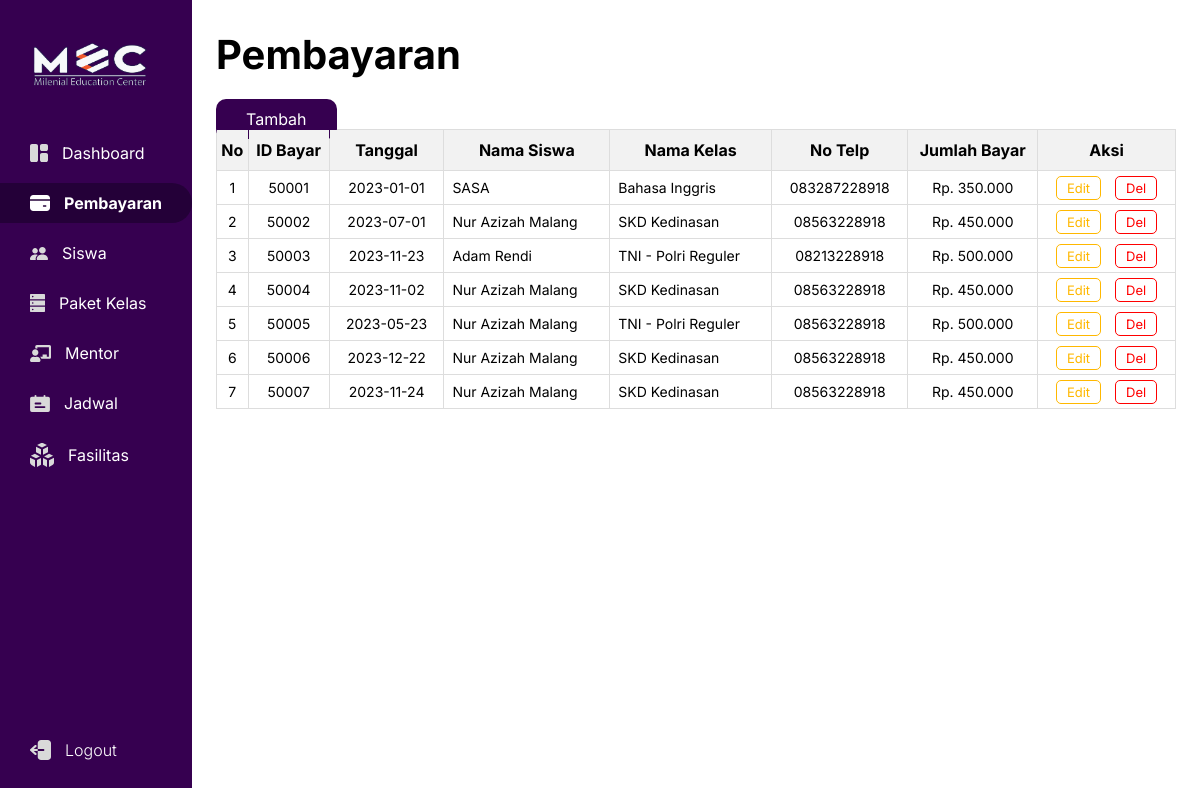
/OOP/pembayaran/index.php, run on the app's committed database.
### tables this page shows
CREATE TABLE `table_pembayaran` (
  `id_bayar` int(11) NOT NULL,
  `tanggal` date NOT NULL,
  `id_siswa` int(11) NOT NULL,
  `id_kelas` int(16) NOT NULL
);

CREATE TABLE `table_siswa` (
  `id_siswa` int(11) NOT NULL,
  `nama` varchar(50) DEFAULT NULL,
  `siswa_no_telp` varchar(255) DEFAULT NULL,
  `tanggal_lahir` date DEFAULT NULL,
  `alamat` varchar(255) DEFAULT NULL,
  `tgl_daftar` date DEFAULT NULL
);

CREATE TABLE `table_paket_kls` (
  `id_kelas` int(16) NOT NULL,
  `nama_kelas` varchar(255) NOT NULL,
  `kapasitas_kelas` int(5) NOT NULL,
  `harga` varchar(10) NOT NULL
);

### OOP/koneksi.php (called while the page is built, shortened)
<?php
class koneksi
{
  private $hostname = "localhost";
  private $username = "root";
  private $password = "";
  private $name = "db_bimbelonline";
  public function __construct()
  {
    $this->koneksi = new mysqli($this->hostname, $this->username, $this->password, $this->name);
  }
}

### OOP/pembayaran/controller.php (called while the page is built, shortened)
<?php
include_once '../koneksi.php';
class Controller extends koneksi
{
    public function query($data)
    {
        $perintah_data = $this->koneksi->query($data);
        return $perintah_data;
    }
    public function ViewRelasiBayar()
    {
        $_ViewRelasi = "SELECT * FROM table_pembayaran
                        INNER JOIN table_siswa ON table_pembayaran.id_siswa = table_siswa.id_siswa
                        INNER JOIN table_paket_kls ON table_pembayaran.id_kelas = table_paket_kls.id_kelas ORDER BY id_bayar ASC";
        $perintah = $this->query($_ViewRelasi);
        return $perintah;
    }
}

### OOP/pembayaran/index.php (the view, shortened to what this page needs)
<?php
require_once '../koneksi.php';
$obj = new controller();
$data = $obj->ViewRelasiBayar();
$no = 1;
?>
<!DOCTYPE html>
<html lang="en">
<head>
    <link rel="stylesheet" href="../../assets/style.css">
</head>
<body>
    <div class="container">
        <section class="left">
            <div class="top">
                <img class="logo" src="../../assets/ikon/Logo-MEC.png" alt="">
            </div>
            <div class="sidebar-menu">
                <ul>
                    <li><a href="../../index.php"> <img src="../../assets/ikon/dashboard.svg" alt=""> Dashboard</a></li>
                    <li><a class="active" href="../pembayaran/index.php"> <img src="../../assets/ikon/active-payment.svg" alt=""> Pembayaran</a></li>
                    <li><a href="../member/member.php"> <img src="../../assets/ikon/Siswa.svg" alt=""> Siswa</a></li>
                    <li><a href="../peket_kelas/index.php"> <img src="../../assets/ikon/Pkt_kelas.svg" alt=""> Paket Kelas</a></li>
                    <li><a href="../mentor/index.php"> <img src="../../assets/ikon/Mentor.svg" alt=""> Mentor</a></li>
                    <li><a href="../jadwal/index_jadwal.php"> <img src="../../assets/ikon/Jadwal.svg" alt=""> Jadwal</a></li>
                    <li><a href="../fasilitas/index.php"> <img src="../../assets/ikon/fasilitas.svg" alt=""> Fasilitas</a></li>
                    <li><a class="log-out-btn"> <img src="../../assets/ikon/logout.svg" alt=""> Logout</a></li>
                </ul>
            </div>
        </section>
        <section class="right">
            <div class="top">
                <h1>Pembayaran</h1>
            </div>
            <div class="content">
                <a class="btn-add" onclick="togglePopup()">Tambah</a>
                <table>
                    <thead>
                        <tr>
                            <th>No</th>
                            <th>ID Bayar</th>
                            <th>Tanggal</th>
                            <th>Nama Siswa</th>
                            <th>Nama Kelas</th>
                            <th>No Telp</th>
                            <th>Jumlah Bayar</th>
                            <th>Aksi</th>
                        </tr>
                    </thead>
                    <tbody>
                        <?php
                        while ($row = $data->fetch_assoc()) {
                        ?>
                            <tr>
                                <td class="td-no"><?php echo $no; ?></td>
                                <td class="td-no"><?php echo $row['id_bayar']; ?></td>
                                <td class="td-no"><?php echo $row['tanggal']; ?></td>
                                <td><?php echo $row['nama']; ?></td>
                                <td><?php echo $row['nama_kelas']; ?></td>
                                <td class="td-no"><?php echo $row['siswa_no_telp']; ?></td>
                                <td class="td-no"><?php echo 'Rp. ' . number_format($row['harga'], 0, ',', '.'); ?></td>
                                <td class="btn-aksi td-no">
                                    <a class="btn-edit" onclick="showEditPopup(<?php echo $row['id_bayar']; ?>)">Edit</a>
                                    <a class="btn-hapus" onclick="showDelPopup(<?php echo $row['id_bayar']; ?>)">Del</a>
                                </td>
                            <?php $no += 1;
                        } ?>
                            </tr>
                    </tbody>
                </table>
            </div>
        </section>
    </div>
</body>
</html>

### assets/style.css (style rules this page uses)
* { margin: 0; padding: 0; font-family: 'Inter', sans-serif; }
.container { display: flex; }
.logo { width: 120px; padding-top: 10px; margin-bottom: 10px; }
.left { background-color: #360050; color: #fff; width: 240px; height: 100vh; }
.left .top { padding: 30px; }
.left .sidebar-menu .log-out-btn { position: fixed; bottom: 10px; margin-bottom: 20px; color: #fff; border: none; border-radius: 12px; cursor: pointer; font-weight: 300; z-index: 999; }
.sidebar-menu img { margin-right: 14px; }
.sidebar-menu li { list-style: none; margin-bottom: 10px; text-align: left; color: #B9B9B9; display: flex; align-items: center; }
.sidebar-menu li .active { color: white; background-color: #240038; border-top-right-radius: 20px; border-bottom-right-radius: 20px; font-weight: 700; }
.left .sidebar-menu li a { color: #fff; text-decoration: none; font-size: 16px; padding-top: 10px; padding-bottom: 10px; padding-left: 30px; padding-right: 30px; display: flex; align-items: center; }
.right { padding: 0px 24px; width: 1200px; }
.right .top { margin-top: 30px; margin-bottom: 30px; }
.right .top h1 { font-size: 40px; }
.right .content .btn-add { background-color: #360050; cursor: pointer; padding: 10px 30px; color: white; text-decoration: none; border-radius: 10px; }
table { border-collapse: collapse; width: 100%; margin-top: 0px; padding-top: 0px; }
td.td-no { text-align: center; }
td { border: 1px solid #dddddd; text-align: left; padding: 8px; font-size: 14px; }
th { text-align: center; position: sticky; top: 0; background-color: #f2f2f2; border: 1px solid #dddddd; padding: 10px 2px; font-size: 16px; }
thead tr { top: 0; }
.btn-edit { background-color: transparent; cursor: pointer; font-size: 13px; padding: 3px 10px; border-radius: 5px; border: 0.7px solid #FFB800; margin-right: 10px; text-decoration: none; color: #FFB800; }
.btn-hapus { font-size: 13px; background-color: transparent; padding: 3px 10px; cursor: pointer; color: #ff0000; border-radius: 5px; text-decoration: none; border: 0.7px solid #ff0000; }

### data on the page
table_pembayaran: id_bayar "50001", tanggal "2023-01-01", id_siswa.nama "SASA", id_kelas.nama_kelas "Bahasa Inggris", id_siswa.siswa_no_telp "083287228918", id_kelas.harga "350.000"
table_pembayaran: id_bayar "50002", tanggal "2023-07-01", id_siswa.nama "Nur Azizah Malang", id_kelas.nama_kelas "SKD Kedinasan", id_siswa.siswa_no_telp "08563228918", id_kelas.harga "450.000"
table_pembayaran: id_bayar "50003", tanggal "2023-11-23", id_siswa.nama "Adam Rendi", id_kelas.nama_kelas "TNI - Polri Reguler", id_siswa.siswa_no_telp "08213228918", id_kelas.harga "500.000"
table_pembayaran: id_bayar "50004", tanggal "2023-11-02", id_siswa.nama "Nur Azizah Malang", id_kelas.nama_kelas "SKD Kedinasan", id_siswa.siswa_no_telp "08563228918", id_kelas.harga "450.000"
table_pembayaran: id_bayar "50005", tanggal "2023-05-23", id_siswa.nama "Nur Azizah Malang", id_kelas.nama_kelas "TNI - Polri Reguler", id_siswa.siswa_no_telp "08563228918", id_kelas.harga "500.000"
table_pembayaran: id_bayar "50006", tanggal "2023-12-22", id_siswa.nama "Nur Azizah Malang", id_kelas.nama_kelas "SKD Kedinasan", id_siswa.siswa_no_telp "08563228918", id_kelas.harga "450.000"
table_pembayaran: id_bayar "50007", tanggal "2023-11-24", id_siswa.nama "Nur Azizah Malang", id_kelas.nama_kelas "SKD Kedinasan", id_siswa.siswa_no_telp "08563228918", id_kelas.harga "450.000"
